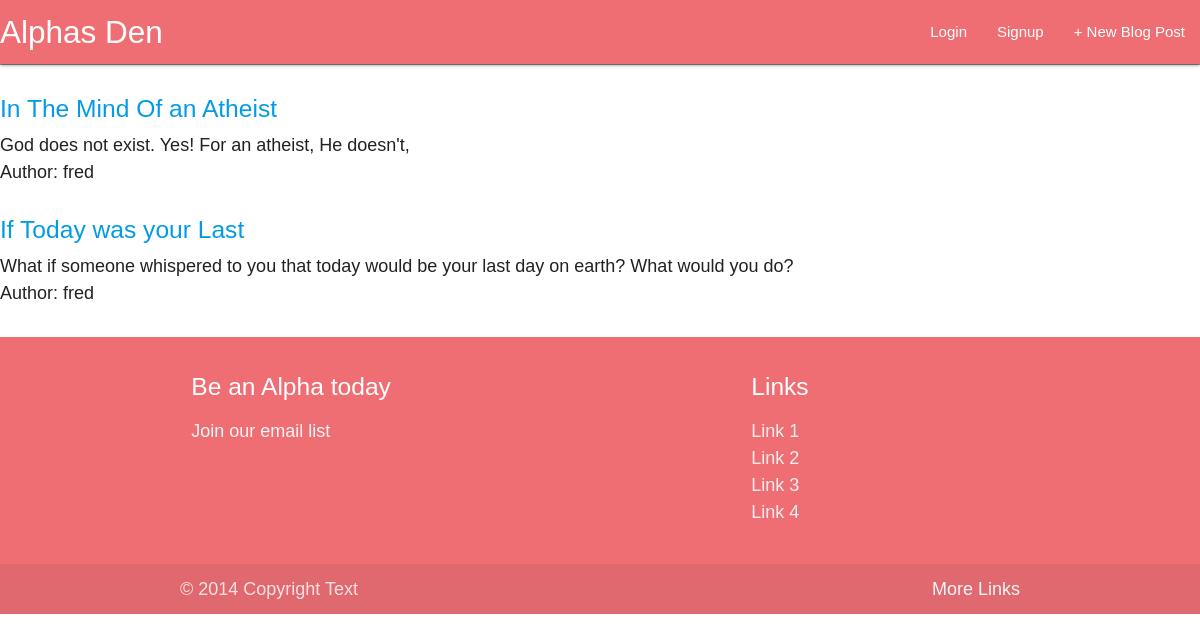
/, run on an earlier commit of the app's database.
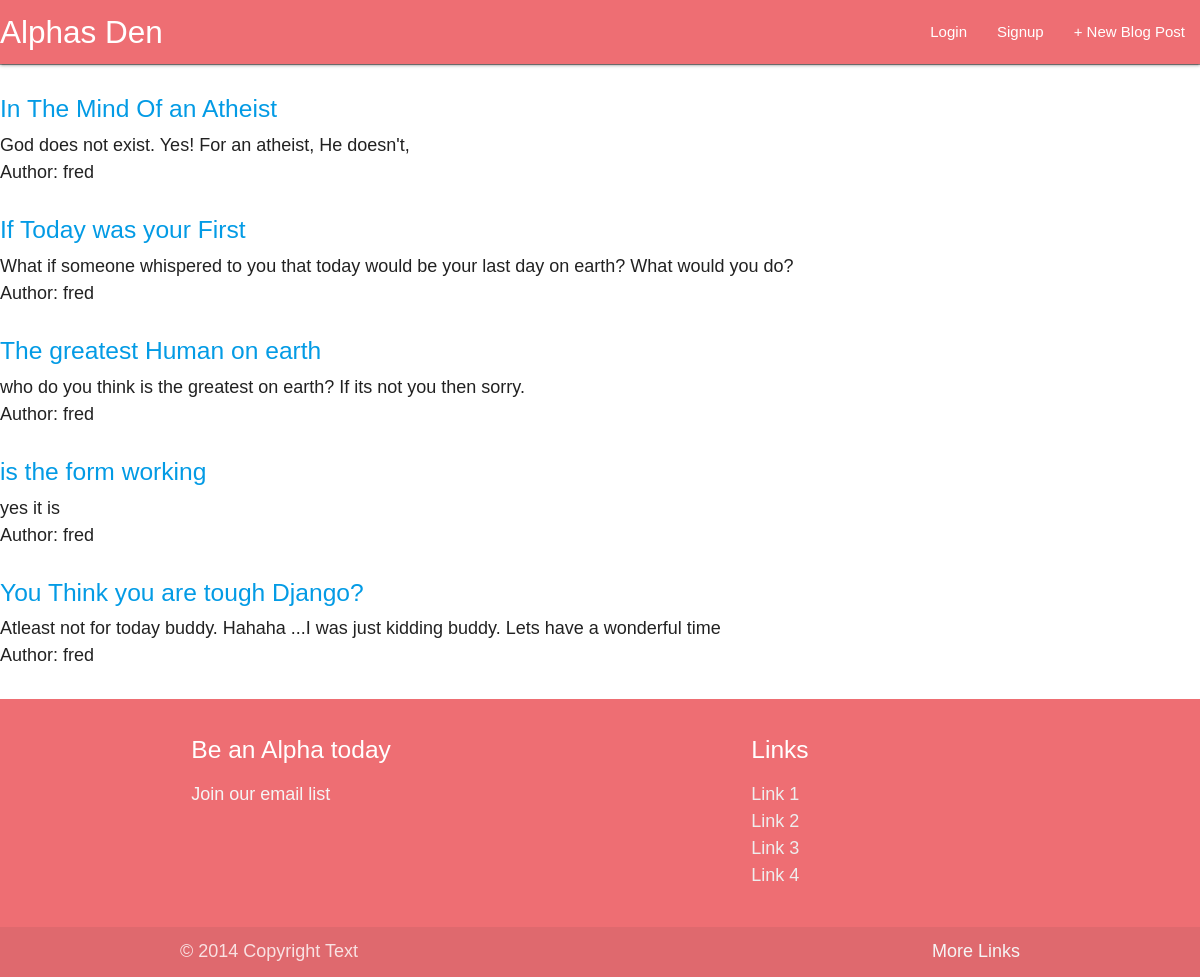
And on a later commit of the database.
### blog/models.py (models this page shows, shortened)
class Post(models.Model):
	title = models.CharField(max_length =200)
	author = models.ForeignKey('auth.User',on_delete =models.CASCADE)
	body = models.TextField()

### blog/views.py (the view)
# urls.py: path('',BlogListView.as_view(), name ='home' ),
class BlogListView(ListView):
	model = Post
	template_name = 'home.html'
	context_object_name = 'all_posts_list'

### templates/home.html
{% extends 'base.html' %}
{% block content %}
	{% for post in object_list %}
		<div class="post-entry">
			<h5><a href=" {% url 'post_detail' post.pk %} ">{{ post.title }}</a></h5>
			<p>{{ post.body }}</p>
			<p>Author: {{post.author}}</p>
		</div>
	{% endfor %}
{% endblock %}

### templates/base.html (shortened to what this page needs)
{% load static %}
<!DOCTYPE html>
<html>
<head>
	<link href="{% static 'css/base.css' %}" rel="stylesheet">
	 <link rel="stylesheet" href="https://cdnjs.cloudflare.com/ajax/libs/materialize/1.0.0/css/materialize.min.css">
</head>
<body>
	<div>
		<header>
			<nav>
			    <div class="nav-wrapper" >
			      <a href="{% url 'home' %}" class="brand-logo">Alphas Den</a>
			      <ul id="nav-mobile" class="right hide-on-med-and-down">
			      	{% if user.is_authenticated %}
			      	<li><a href="{% url 'logout' %}">Log Out</a></li>
			      	{% else %}
			        <li><a href="{% url 'login' %}">Login</a></li>
			        {% endif %}
			        <li><a href="{% url 'signup' %}">Signup</a></li>
			        <li><a href="{% url 'post_new' %}">+ New Blog Post</a></li>
			      </ul>
			    </div>
			  </nav>
		</header>
	{% block content %}
	{% endblock %}
	</div>
	 <footer class="page-footer" >
          <div class="container">
            <div class="row">
              <div class="col l6 s12">
                <h5 class="white-text">Be an Alpha today</h5>
                <p class="grey-text text-lighten-4">Join our email list</p>
              </div>
              <div class="col l4 offset-l2 s12">
                <h5 class="white-text">Links</h5>
                <ul>
                  <li><a class="grey-text text-lighten-3" href="#!">Link 1</a></li>
                  <li><a class="grey-text text-lighten-3" href="#!">Link 2</a></li>
                  <li><a class="grey-text text-lighten-3" href="#!">Link 3</a></li>
                  <li><a class="grey-text text-lighten-3" href="#!">Link 4</a></li>
                </ul>
              </div>
            </div>
          </div>
          <div class="footer-copyright">
            <div class="container">
            © 2014 Copyright Text
            <a class="grey-text text-lighten-4 right" href="#!">More Links</a>
            </div>
          </div>
</body>
</html>

### static/css/base.css (style rules this page uses)
body { font-family: 'Source Sans Pro', sans-serif; font-size: 18px; }
header { border-bottom: 1px solid #999; margin-bottom: 2rem; display: flex; }
.post-entry { margin-bottom: 2rem; }
.post-entry p { margin: 0; font-weight: 400; }

What changed in the data, as far as the page shows it:
changed Post: title "If Today was your Last" → "If Today was your First"
added Post: title "The greatest Human on earth", body "who do you think is the greatest on earth? If its not you then sorry.", author "fred"
added Post: title "is the form working", body "yes it is", author "fred"
added Post: title "You Think you are tough Django?", body "Atleast not for today buddy. Hahaha ...I was just kidding buddy. Lets have a wonderful time", author "fred"
